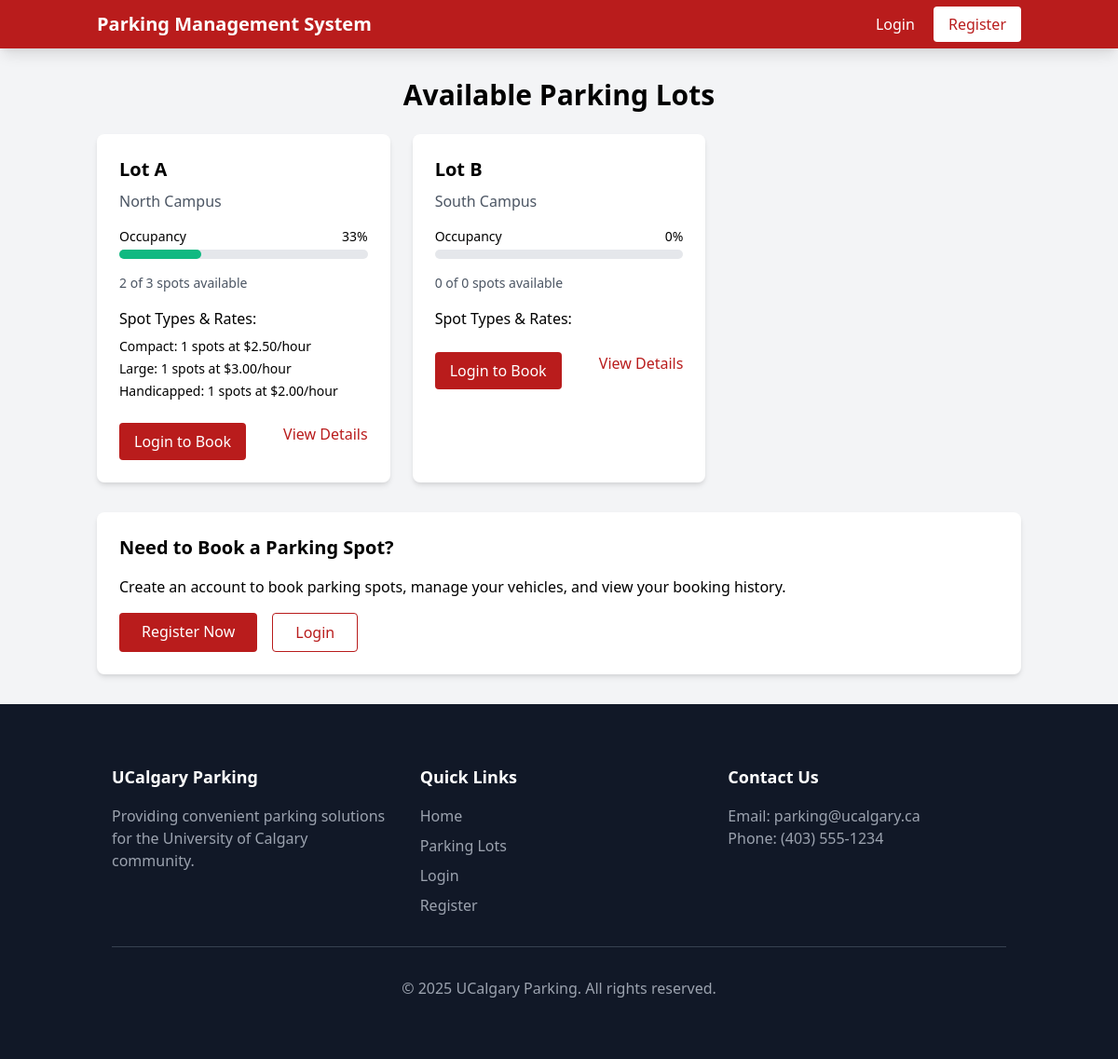
/all-lots.php, run on an earlier commit of the app's database.
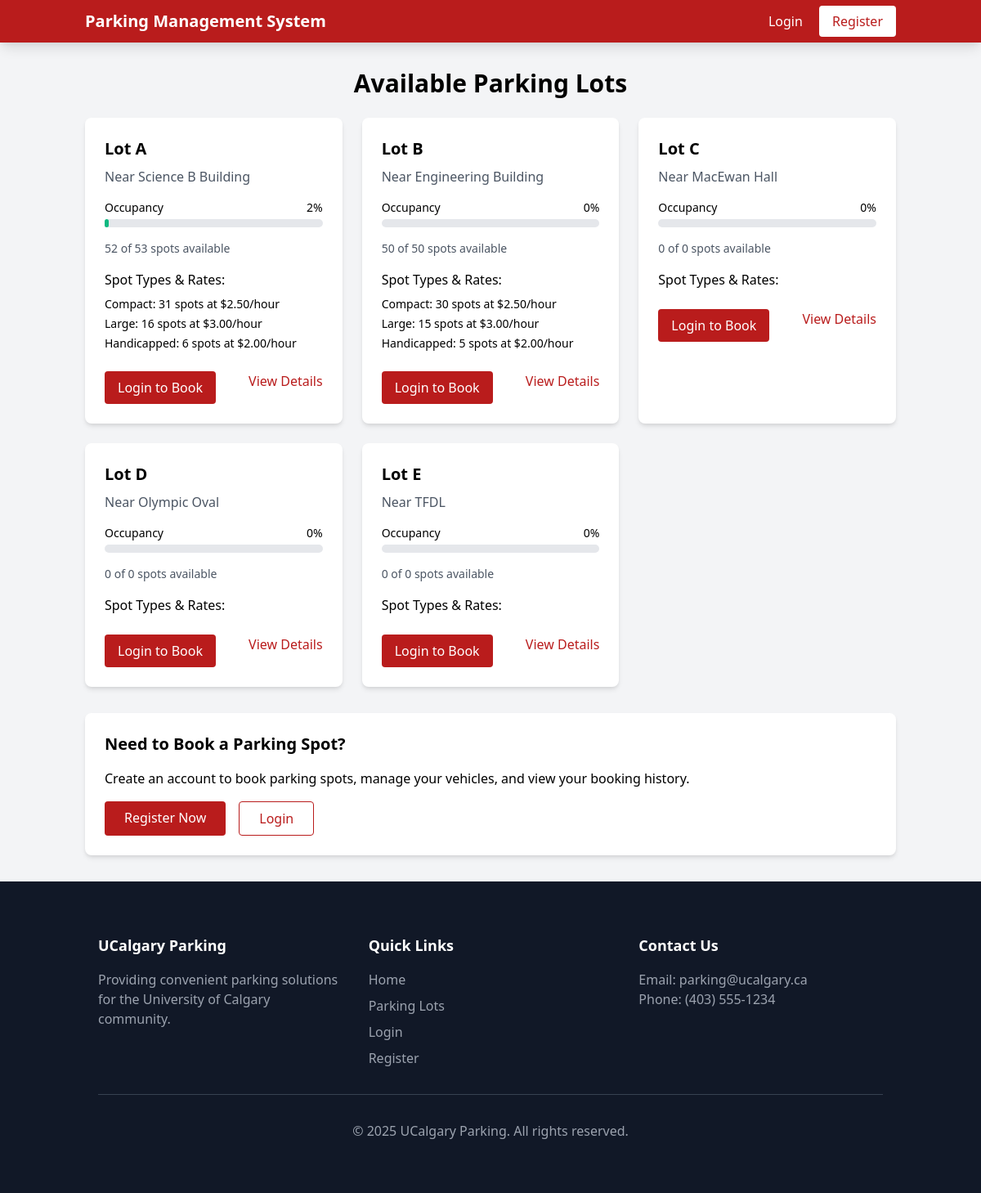
And on a later commit of the database.
### tables this page shows
CREATE TABLE parking_lots (
    lot_id INT AUTO_INCREMENT PRIMARY KEY,
    name VARCHAR(100) NOT NULL,
    location VARCHAR(255),
    total_slots INT NOT NULL
);

### src/includes/db.php (called while the page is built, shortened)
<?php
class Database {
    private $host = "localhost";
    private $user = "root";
    private $pass = "";
    private $dbname = "parking_management";
    private $conn;
    public function __construct() {
        try {
            $this->conn = new PDO("mysql:host={$this->host};dbname={$this->dbname}", $this->user, $this->pass);
            $this->conn->setAttribute(PDO::ATTR_ERRMODE, PDO::ERRMODE_EXCEPTION);
            $this->conn->setAttribute(PDO::ATTR_DEFAULT_FETCH_MODE, PDO::FETCH_ASSOC);
        } catch(PDOException $e) {
            error_log("Database connection failed: " . $e->getMessage());
            die("Database connection failed. Please check your configuration.");
        }
    }
    public function query($sql, $params = []) {
        $stmt = $this->conn->prepare($sql);
        $stmt->execute($params);
        return $stmt;
    }
}

### src/all-lots.php (the view, shortened to what the changed rows need)
<?php
require_once 'includes/db.php';
$db = new Database();
$lots = $db->query(
    "SELECT * FROM parking_lots ORDER BY lot_id"
)->fetchAll();
$availability = [];
foreach ($lots as $lot) {
    $totalSlots = $db->query(
        "SELECT COUNT(*) as total FROM parking_slots WHERE lot_id = ?",
        [$lot['lot_id']]
    )->fetch()['total'];
    $availableSlots = $db->query(
        "SELECT COUNT(*) as available FROM parking_slots WHERE lot_id = ? AND status = 'Available'",
        [$lot['lot_id']]
    )->fetch()['available'];
    $slotTypes = $db->query(
        "SELECT type, COUNT(*) as count, MIN(hourly_rate) as min_rate, MAX(hourly_rate) as max_rate
         FROM parking_slots
         WHERE lot_id = ?
         GROUP BY type",
        [$lot['lot_id']]
    )->fetchAll();
    $availability[$lot['lot_id']] = [
        'total' => $totalSlots,
        'available' => $availableSlots,
        'occupancy' => $totalSlots > 0 ? round(($totalSlots - $availableSlots) / $totalSlots * 100) : 0,
        'slot_types' => $slotTypes
    ];
}
$isLoggedIn = isset($_SESSION['user_id']);
?>
<!DOCTYPE html>
<html lang="en">
<head>
    <link href="https://cdn.jsdelivr.net/npm/tailwindcss@2.2.19/dist/tailwind.min.css" rel="stylesheet">
    <link rel="stylesheet" href="assets/css/styles.css">
</head>
<body class="bg-gray-100 font-sans">
    <main class="container mx-auto px-4 py-8">
        <h2 class="text-3xl font-bold mb-6 text-center">Available Parking Lots</h2>
        <div class="grid grid-cols-1 md:grid-cols-2 lg:grid-cols-3 gap-6">
            <?php foreach ($lots as $lot):
                $percentFull = $availability[$lot['lot_id']]['occupancy'];
                $statusColor = $percentFull > 80 ? 'bg-red-500' : ($percentFull > 50 ? 'bg-yellow-500' : 'bg-green-500');
            ?>
                <div class="bg-white rounded-lg shadow-md overflow-hidden">
                    <div class="p-6">
                        <h3 class="text-xl font-bold mb-2"><?php echo htmlspecialchars($lot['name']); ?></h3>
                        <p class="text-gray-600 mb-4"><?php echo htmlspecialchars($lot['location']); ?></p>
                        <div class="mb-4">
                            <div class="flex justify-between mb-1">
                                <span class="text-sm font-medium">Occupancy</span>
                                <span class="text-sm font-medium"><?php echo $availability[$lot['lot_id']]['occupancy']; ?>%</span>
                            </div>
                            <div class="w-full bg-gray-200 rounded-full h-2.5">
                                <div class="<?php echo $statusColor; ?> h-2.5 rounded-full" style="width: <?php echo $percentFull; ?>%"></div>
                            </div>
                        </div>
                        <div class="mb-4">
                            <p class="text-sm text-gray-600">
                                <span class="font-medium"><?php echo $availability[$lot['lot_id']]['available']; ?></span> of
                                <span class="font-medium"><?php echo $availability[$lot['lot_id']]['total']; ?></span> spots available
                            </p>
                        </div>
                        <div class="mb-6">
                            <h4 class="font-medium mb-2">Spot Types & Rates:</h4>
                            <ul class="space-y-1">
                                <?php foreach ($availability[$lot['lot_id']]['slot_types'] as $type): ?>
                                    <li class="text-sm">
                                        <span class="font-medium"><?php echo htmlspecialchars($type['type']); ?>:</span>
                                        <?php echo $type['count']; ?> spots at $<?php echo number_format($type['min_rate'], 2); ?>/hour
                                    </li>
                                <?php endforeach; ?>
                            </ul>
                        </div>
                        <div class="flex justify-between">
                            <?php if ($isLoggedIn): ?>
                                <a href="find-parking.php?lot_id=<?php echo $lot['lot_id']; ?>"
                                   class="bg-red-700 text-white px-4 py-2 rounded hover:bg-red-800 transition">
                                    Book a Spot
                                </a>
                            <?php else: ?>
                                <a href="login.php"
                                   class="bg-red-700 text-white px-4 py-2 rounded hover:bg-red-800 transition">
                                    Login to Book
                                </a>
                            <?php endif; ?>
                            <a href="lot-details.php?lot_id=<?php echo $lot['lot_id']; ?>"
                               class="text-red-700 hover:text-red-900">
                                View Details
                            </a>
                        </div>
                    </div>
                </div>
            <?php endforeach; ?>
        </div>
    </main>
</body>
</html>

What changed in the data, as far as the page shows it:
changed parking_lots "Lot A": location "North Campus" → "Near Science B Building"; lot_id "33" → "2"; $percentFull 33 → 2 (drawn); lot_id "2" → "52"; lot_id "3" → "53"
changed parking_lots "Lot B": location "South Campus" → "Near Engineering Building"; lot_id "0" → "50"
added parking_lots: name "Lot C", location "Near MacEwan Hall", occupancy "0", available "0", total "0"
added parking_lots: name "Lot D", location "Near Olympic Oval", occupancy "0", available "0", total "0"
added parking_lots: name "Lot E", location "Near TFDL", occupancy "0", available "0", total "0"
Also different on the page:
new list line: "Compact : 31 spots at $ 2.50 /hour"
new list line: "Large : 16 spots at $ 3.00 /hour"
new list line: "Handicapped : 6 spots at $ 2.00 /hour"
new list line: "Compact : 30 spots at $ 2.50 /hour"
new list line: "Large : 15 spots at $ 3.00 /hour"
new list line: "Handicapped : 5 spots at $ 2.00 /hour"
list line gone: "Compact : 1 spots at $ 2.50 /hour"
list line gone: "Large : 1 spots at $ 3.00 /hour"
list line gone: "Handicapped : 1 spots at $ 2.00 /hour"
